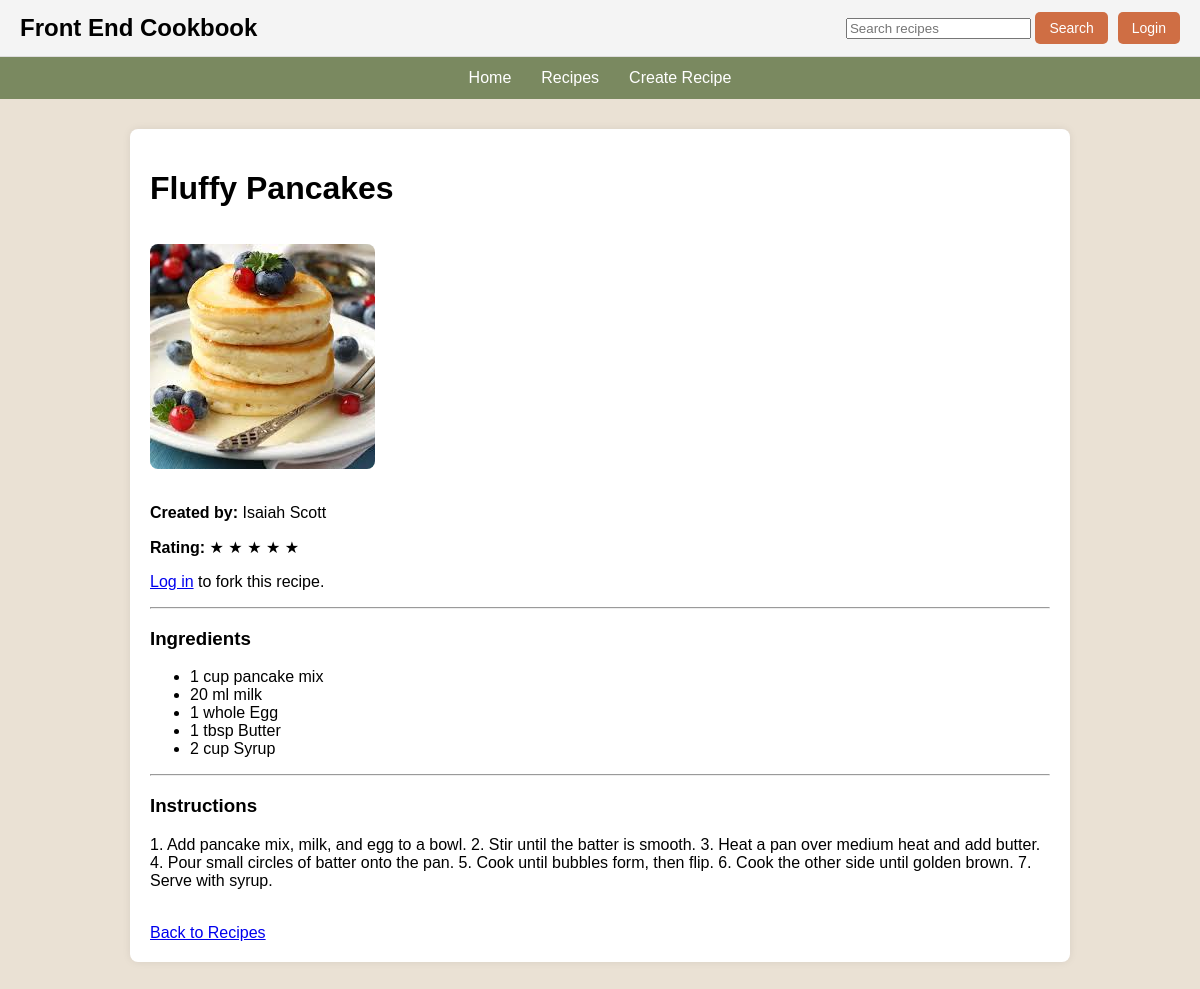
The app's page /recipe/7 with its own data.
### app/models.py (models this page shows, shortened)
class Recipe(db.Model):
    __tablename__ = "recipes"
    id = db.Column(db.Integer, primary_key=True)
    title = db.Column(db.String(100), nullable=False)
    ingredients = db.Column(db.Text, nullable=False)
    instructions = db.Column(db.Text, nullable=False)
    image_filename = db.Column(db.String(255), nullable=True)
    rating = db.Column(db.Integer, default=0)
    user_id = db.Column(db.Integer, db.ForeignKey("users.id"), nullable=True)
    forked_from_id = db.Column(db.Integer, db.ForeignKey("recipes.id"), nullable=True)

class User(db.Model):
    __tablename__ = "users"
    id = db.Column(db.Integer, primary_key=True)
    first_name = db.Column(db.String(50), nullable=False)
    last_name = db.Column(db.String(50), nullable=False)
    email = db.Column(db.String(120), unique=True, nullable=False)
    password_hash = db.Column(db.String(255), nullable=False)
    recipes = db.relationship("Recipe", backref="author", lazy=True)

### app/routes.py (the view)
@app.route("/recipe/<int:recipe_id>")
def view_recipe(recipe_id):
    recipe = Recipe.query.get_or_404(recipe_id)
    return render_template("view_recipe.html", recipe=recipe)

### app/templates/view_recipe.html (shortened to what this page needs)
{% extends "base.html" %}
{% block content %}
<h1>{{ recipe.title }}</h1>
{% if recipe.image_filename %}
    <img
        src="{{ url_for('static', filename='uploads/' + recipe.image_filename) }}"
        alt="{{ recipe.title }}"
        style="max-width: 400px; border-radius: 8px; margin: 15px 0;"
    >
{% endif %}
{% if recipe.author %}
    <p>
        <strong>Created by:</strong>
        {{ recipe.author.first_name }} {{ recipe.author.last_name }}
    </p>
{% endif %}
<p>
    <strong>Rating:</strong>
    {% if recipe.rating and recipe.rating > 0 %}
        {% for i in range(recipe.rating) %}
            ★
        {% endfor %}
    {% else %}
        No rating yet
    {% endif %}
</p>
{% if session.get("user_id") %}
    <form action="{{ url_for('fork_recipe', recipe_id=recipe.id) }}" method="POST">
        <button type="submit" class="main-button">
            Fork Recipe
        </button>
    </form>
{% else %}
    <p>
        <a href="{{ url_for('login') }}">Log in</a> to fork this recipe.
    </p>
{% endif %}
<hr>
<h3>Ingredients</h3>
{% if recipe.ingredients %}
    <ul>
        {% for item in recipe.ingredients.split(" | ") %}
            <li>{{ item }}</li>
        {% endfor %}
    </ul>
{% else %}
    <p>No ingredients listed.</p>
{% endif %}
<hr>
<h3>Instructions</h3>
<p>{{ recipe.instructions }}</p>
<br>
<a href="{{ url_for('recipes') }}">Back to Recipes</a>
{% endblock %}

### app/templates/base.html (style rules this page uses)
body { margin: 0; font-family: Arial, sans-serif; background-color: #EAE1D4; }

### records on screen
Recipe: title "Fluffy Pancakes", image_filename (picture), rating 5 (drawn), instructions "1. Add pancake mix, milk, and egg to a bowl. 2. Stir until the batter is smooth. 3. Heat a pan over medium heat and add butter. 4. Pour small circles of batter onto the pan. 5. Cook until bubbles form, then flip. 6. Cook the other side until golden brown. 7. Serve with syrup."
User: author.first_name "Isaiah", author.last_name "Scott"

### other values on screen
{{ item }} "1 cup pancake mix" "20 ml milk" "1 whole Egg" "1 tbsp Butter" "2 cup Syrup"
